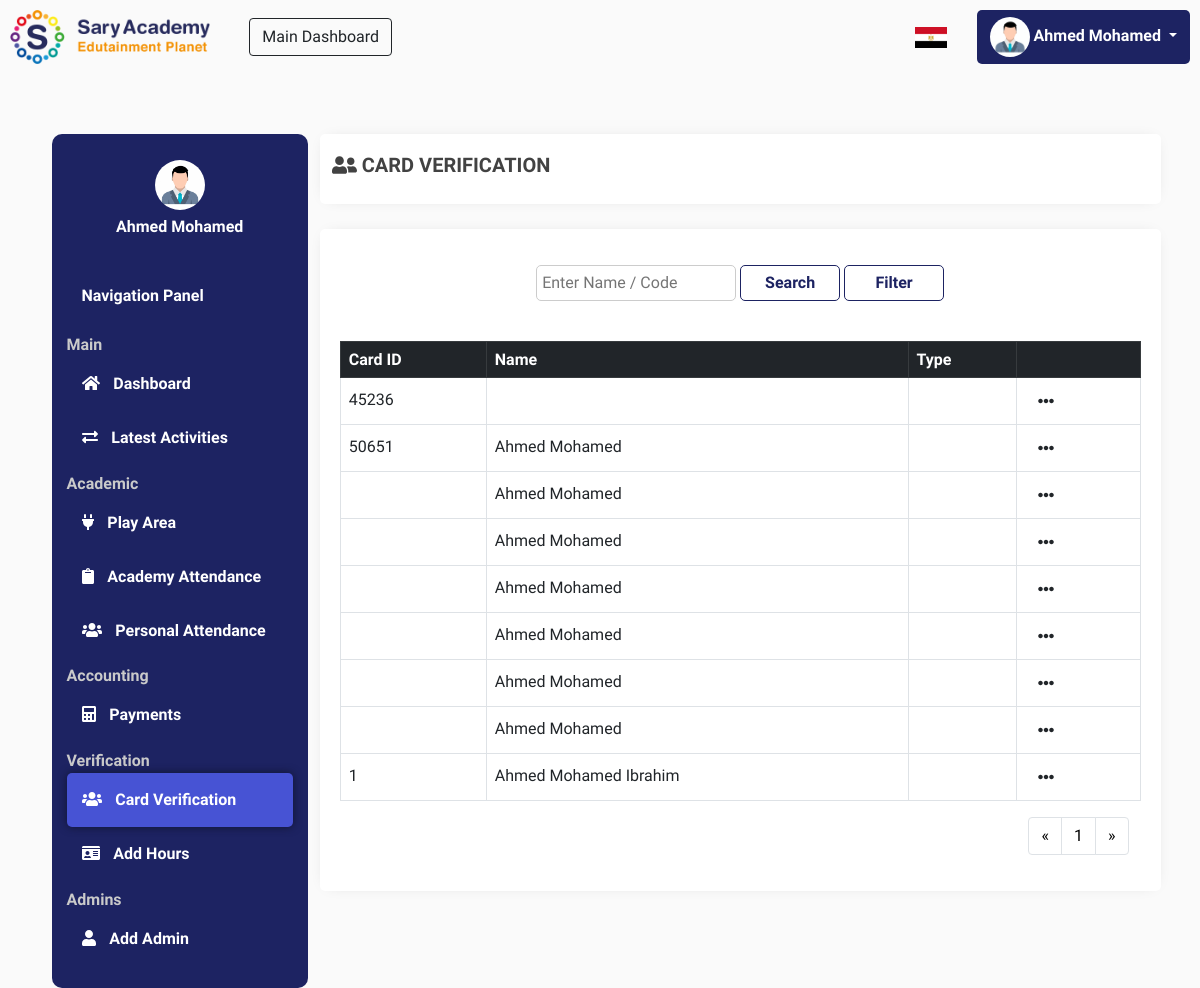
Before: /card-verification.php (signed in) with the older database file.
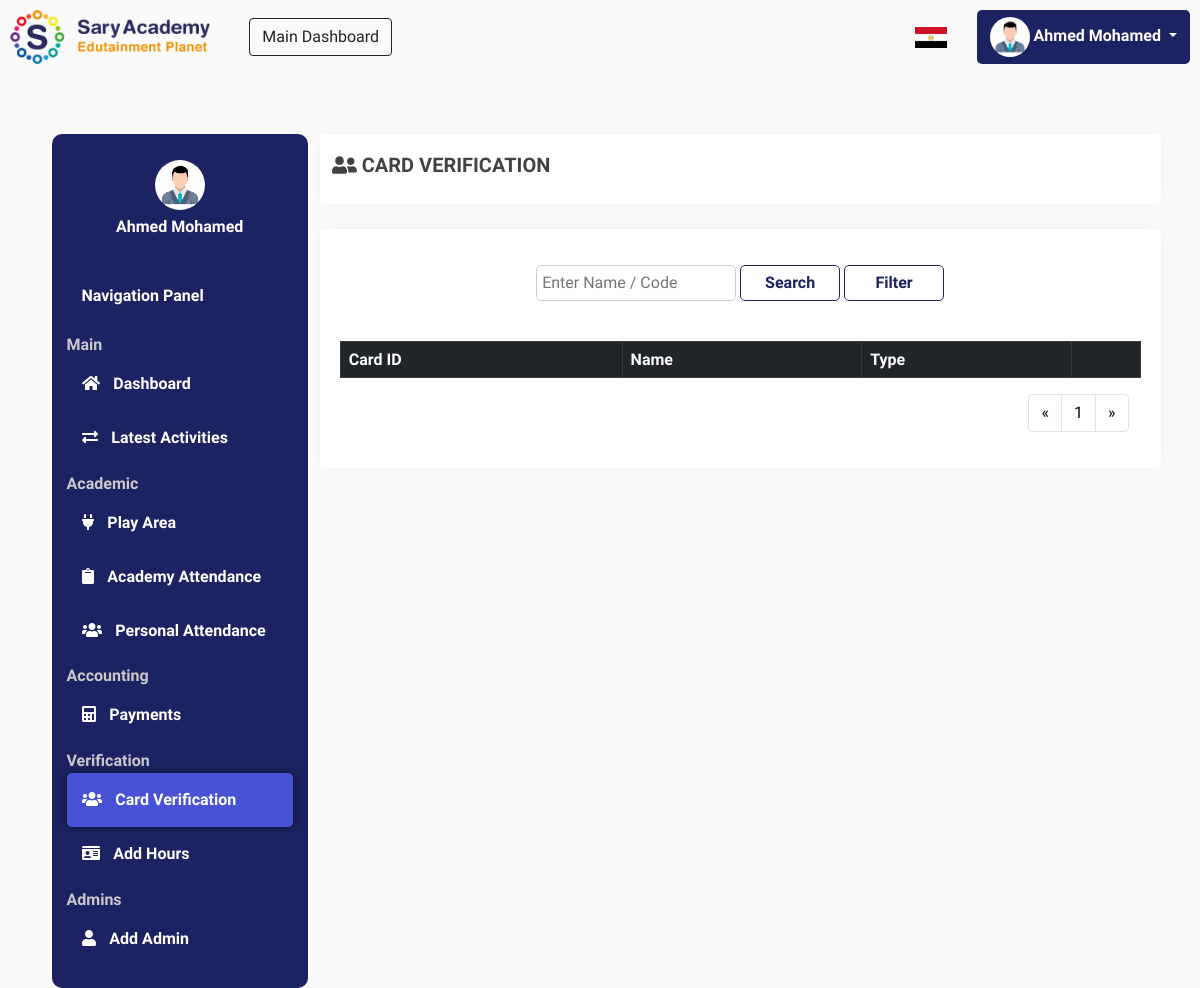
After: the same page with the newer database file.
### tables this page shows
CREATE TABLE `users` (
  `id` int(255) NOT NULL,
  `name` text NOT NULL,
  `email` text NOT NULL,
  `password` char(40) NOT NULL,
  `gender` text NOT NULL,
  `phone` text DEFAULT NULL,
  `role` text NOT NULL
);

CREATE TABLE `cards` (
  `id` int(255) NOT NULL,
  `name` text NOT NULL,
  `phone` text DEFAULT NULL,
  `birthday` text NOT NULL,
  `gender` text NOT NULL,
  `code` text NOT NULL,
  `profile_pic` varchar(255) DEFAULT NULL,
  `hours` int(255) NOT NULL
);

### card-verification.php (the view, shortened to what the changed rows need)
<html>
<head>
    <?php include('links.php'); ?>
</head>
<body style="background-color:#FAFAFA;padding:10px">
<?php include('header.php'); ?>
<div class="container" style="max-width: 95%;margin-top: 70px;">
    <div class="row">
        <div class="col-lg-3">
            <?php include('menu.php'); ?>
        </div>
        <div class="col-lg">
            <div class="row" style="background:white;padding:20px;box-shadow:0 0 15px -9px rgba(0, 0, 0, 0.25);border-radius:5px;margin-top:3%">
<?php
echo '
<table class="table table-bordered">
<thead class="table-dark">
    <tr>
        <th scope="col">Card ID</th>
        <th scope="col">Name</th>
        <th scope="col">Type</th>
        <th scope="col"></th>
    </tr>
</thead>
<tbody style="vertical-align: baseline">
';
if(isset($_GET['page'])) {
    $page_number = $_GET['page'];
} else {
    $page_number = 1;
}
$num_per_page = 10;
$from = ($page_number-1)*$num_per_page;
    if(isset($_GET['search'])) {
        $keyword_get = $_GET['search'];
        if($keyword_get == "show-all") {
            $sql = "SELECT * FROM cards ORDER BY id DESC LIMIT $from, $num_per_page";
            $query = mysqli_query($connect, $sql);
            if(mysqli_num_rows($query) > 0) {
                while($row = $query->fetch_assoc()) {
                    $id = $row['id'];
                    $code = $row['code'];
                    $name = $row['name'];
                    $profile_pic = $row['profile_pic'];
                    $hours = $row['hours'];
                    $gender = $row['gender'];
                    $birthday = $row['birthday'];
                    $phone = $row['phone'];
                    $kind = $row['kind'];
                ?>
                    <tr>
                        <td><?php echo $code ?></td>
                        <td><?php echo $name ?></td>
                        <td><?php echo $kind ?></td>
                        <td>
                        <div class="dropdown">
                        <button class="btn dropdown-toggle shadow-none options" type="button" id="dropdownMenuButton1" data-bs-toggle="dropdown" aria-expanded="false">
                            <i class="fas fa-ellipsis-h"></i>
                        </button>
                        <ul class="dropdown-menu" aria-labelledby="dropdownMenuButton1">
                            <li><input type="button" name="view" value="Profile" id="<?php echo $id ?>" class="btn btn-xs view_data dropdown-item" /></li>
                            <li><a class="dropdown-item" href="edit-profile.php?id=<?php echo $id ?>">Edit</a></li>
                            <li><a class="dropdown-item" href="delete-profile.php?id=<?php echo $id ?>">Delete</a></li>
                        </ul>
                        </div>
                        </td>
                    </tr>
            <?php
                }
            } else {
                echo "<caption>No data available</caption>";
            }
        } elseif($keyword_get == "students") {
            $sql = "SELECT * FROM cards WHERE kind = 'Students' ORDER BY id DESC LIMIT $from, $num_per_page";
            $query = mysqli_query($connect, $sql);
            if(mysqli_num_rows($query) > 0) {
                while($row = $query->fetch_assoc()) {
                    $id = $row['id'];
                    $code = $row['code'];
                    $name = $row['name'];
                    $profile_pic = $row['profile_pic'];
                    $hours = $row['hours'];
                    $gender = $row['gender'];
                    $birthday = $row['birthday'];
                    $phone = $row['phone'];
                    $kind = $row['kind'];
                ?>
                    <tr>
                        <td><?php echo $code ?></td>
                        <td><?php echo $name ?></td>
                        <td><?php echo $kind ?></td>
                        <td>
                        <div class="dropdown">
                        <button class="btn dropdown-toggle shadow-none options" type="button" id="dropdownMenuButton1" data-bs-toggle="dropdown" aria-expanded="false">
                            <i class="fas fa-ellipsis-h"></i>
                        </button>
                        <ul class="dropdown-menu" aria-labelledby="dropdownMenuButton1">
                        <li><input type="button" name="view" value="Profile" id="<?php echo $id ?>" class="btn btn-xs view_data dropdown-item" /></li>
                            <li><a class="dropdown-item" href="edit-profile.php?id=<?php echo $id ?>">Edit</a></li>
                            <li><a class="dropdown-item" href="delete-profile.php?id=<?php echo $id ?>">Delete</a></li>
                        </ul>
                        </div>
                        </td>
                    </tr>
            <?php
                }
            ?>
            <?php
            } else {
                echo "<caption>No data available</caption>";
            }
        }elseif($keyword_get == "employees"){
            $sql = "SELECT * FROM cards WHERE kind='Employee' ORDER BY id DESC LIMIT $from, $num_per_page";
            $query = mysqli_query($connect, $sql);
            if(mysqli_num_rows($query) > 0) {
                while($row = $query->fetch_assoc()) {
                    $id = $row['id'];
                    $code = $row['code'];
                    $name = $row['name'];
                    $profile_pic = $row['profile_pic'];
                    $hours = $row['hours'];
                    $gender = $row['gender'];
                    $birthday = $row['birthday'];
                    $phone = $row['phone'];
                    $kind = $row['kind'];
                ?>
                    <tr>
                        <td><?php echo $code ?></td>
                        <td><?php echo $name ?></td>
                        <td><?php echo $kind ?></td>
                        <td>
                        <div class="dropdown">
                        <button class="btn dropdown-toggle shadow-none options" type="button" id="dropdownMenuButton1" data-bs-toggle="dropdown" aria-expanded="false">
                            <i class="fas fa-ellipsis-h"></i>
                        </button>
                        <ul class="dropdown-menu" aria-labelledby="dropdownMenuButton1">
                        <li><input type="button" name="view" value="Profile" id="<?php echo $id ?>" class="btn btn-xs view_data dropdown-item" /></li>
                            <li><a class="dropdown-item" href="edit-profile.php?id=<?php echo $id ?>">Edit</a></li>
                            <li><a class="dropdown-item" href="delete-profile.php?id=<?php echo $id ?>">Delete</a></li>
                        </ul>
                        </div>
                        </td>
                    </tr>
            <?php
                }
            ?>
            <?php
            } else {
                echo "<caption>No data available</caption>";
            }
        }elseif($keyword_get == "kidsarea"){
            $sql = "SELECT * FROM cards WHERE kind='Kids Area' ORDER BY id DESC LIMIT $from, $num_per_page";
            $query = mysqli_query($connect, $sql);
            if(mysqli_num_rows($query) > 0) {
                while($row = $query->fetch_assoc()) {
                    $id = $row['id'];
                    $code = $row['code'];
                    $name = $row['name'];
                    $profile_pic = $row['profile_pic'];
                    $hours = $row['hours'];
                    $gender = $row['gender'];
                    $birthday = $row['birthday'];
                    $phone = $row['phone'];
                    $kind = $row['kind'];
                ?>
                    <tr>
                        <td><?php echo $code ?></td>
                        <td><?php echo $name ?></td>
                        <td><?php echo $kind ?></td>
                        <td>
                        <div class="dropdown">
                        <button class="btn dropdown-toggle shadow-none options" type="button" id="dropdownMenuButton1" data-bs-toggle="dropdown" aria-expanded="false">
                            <i class="fas fa-ellipsis-h"></i>
                        </button>
                        <ul class="dropdown-menu" aria-labelledby="dropdownMenuButton1">
                            <li><input type="button" name="view" value="Profile" id="<?php echo $id ?>" class="btn btn-xs view_data dropdown-item" /></li>
                            <li><a class="dropdown-item" href="edit-profile.php?id=<?php echo $id ?>">Edit</a></li>
                            <li><a class="dropdown-item" href="delete-profile.php?id=<?php echo $id ?>">Delete</a></li>
                        </ul>
                        </div>
                        </td>
                    </tr>
            <?php
                }
            } else {
                echo "<caption>No data available</caption>";
            }
        } else {
            $sql = "SELECT * FROM cards WHERE name LIKE '%$keyword_get%' OR code LIKE '%$keyword_get%' LIMIT $from, $num_per_page";
            $query = mysqli_query($connect, $sql);
            $num = mysqli_num_rows($query);
            if($num > 0) {
                while($row = $query->fetch_assoc()) {
                    $id = $row['id'];
                    $code = $row['code'];
                    $name = $row['name'];
                    $profile_pic = $row['profile_pic'];
                    $hours = $row['hours'];
                    $gender = $row['gender'];
                    $birthday = $row['birthday'];
                    $phone = $row['phone'];
                    $kind = $row['kind'];
                    ?>
                    <tr>
                        <td><?php echo $code ?></td>
                        <td><?php echo $name ?></td>
                        <td><?php echo $kind ?></td>
                        <td>
                        <div class="dropdown">
                        <button class="btn dropdown-toggle shadow-none options" type="button" id="dropdownMenuButton1" data-bs-toggle="dropdown" aria-expanded="false">
                            <i class="fas fa-ellipsis-h"></i>
                        </button>
                        <ul class="dropdown-menu" aria-labelledby="dropdownMenuButton1">
                            <li><input type="button" name="view" value="Profile" id="<?php echo $id ?>" class="btn btn-xs view_data dropdown-item" /></li>
                            <li><a class="dropdown-item" href="edit-profile.php?id=<?php echo $id ?>">Edit</a></li>
                            <li><a class="dropdown-item" href="delete-profile.php?id=<?php echo $id ?>">Delete</a></li>
                        </ul>
                        </div>
                        </td>
                    </tr>
            <?php
                }
            ?>
            <?php
            } else {
                echo '<script>alert("No match data with search")</script>';
            }
        }
    } else {
        $sql = "SELECT * FROM cards ORDER BY id DESC LIMIT $from, $num_per_page";
        $query = mysqli_query($connect, $sql);
        if(mysqli_num_rows($query) > 0) {
            while($row = $query->fetch_assoc()) {
                $code = $row['code'];
                $name = $row['name'];
                $kind = $row['kind'];
            ?>
                <tr>
                    <td><?php echo $code ?></td>
                    <td><?php echo $name ?></td>
                    <td><?php echo $kind ?></td>
                    <td>
                    <div class="dropdown">
                    <button class="btn dropdown-toggle shadow-none options" type="button" id="dropdownMenuButton1" data-bs-toggle="dropdown" aria-expanded="false">
                        <i class="fas fa-ellipsis-h"></i>
                    </button>
                    </div>
                    </td>
                </tr>
        <?php
            }
        }
    }
echo '
    </tbody>
    </table>
';
?>
    </div>
    </div>
    </div>
</div>
</body>
</html>

### header.php (shortened to what the changed rows need)
<nav style="display: block;">
        <div style="float: right;display:flex;align-items: center;gap: 30px">
        <div class="dropdown" style="box-shadow:none !important;background:#1D2362;border-radius: 5px;">
        <button class="btn dropdown-toggle shadow-none" type="button" id="dropdownMenuButton1" data-bs-toggle="dropdown" aria-expanded="false" style="color:white;font-weight:bold;">
            <img src="pics/placeholder.jpg" style="max-width: 40px;border-radius: 50%;">
<?php
$email = $_SESSION['email'];
$sql = "SELECT * FROM users WHERE email = '$email'";
$query = mysqli_query($connect, $sql);
while($row = mysqli_fetch_assoc($query)) {
    $name = $row['name'];
    echo "$name";
}
?>
        </button>
        </div>
        </div>
</nav>

### menu.php (shortened to what the changed rows need)
<div class="menu-dashboard">
    <div class="menu-container">
        <img src="pics/placeholder.jpg" style="max-width: 50px;border-radius: 50%;margin-left: auto;margin-right: auto;display: block;">
        <span style="text-align: center;color:white;display:block;font-weight:bold;margin-top:2%"><?php
        $email = $_SESSION['email'];
        $sql = "SELECT * FROM users WHERE email = '$email'";
        $query = mysqli_query($connect, $sql);
        while($row = mysqli_fetch_assoc($query)) {
            $name = $row['name'];
            $per_two = $row['per_two'];
            echo "$name";
        }
        ?></span>
        <div class="menu-links">
            <span style="color: white;font-weight:bold;padding:15px;margin-bottom:10px;display:block">Navigation Panel</span>
            <div class="group">
            </div>
            <div class="group">
            </div>
            <?php
                if($per_two !==""){
                    $current_month = date('M');
                    echo '
                    <div class="group">
                    <span>Accounting</span>
                    <a href="accounting.php?month='.$current_month.'"><button class="menu-link accounting-menu"><i class="fas fa-calculator" style="margin-right: 5%;"></i> Payments</button></a>
                    </div>
                    ';
                }
            ?>
            <div class="group">
            </div>
            <div class="group">
            </div>
        </div>
    </div>
</div>

Changed rows visible on the page:
removed cards: code "45236"
removed cards: code "50651", name "Ahmed Mohamed"
removed cards: name "Ahmed Mohamed"
removed cards: name "Ahmed Mohamed"
removed cards: name "Ahmed Mohamed"
removed cards: name "Ahmed Mohamed"
removed cards: name "Ahmed Mohamed"
removed cards: name "Ahmed Mohamed"
removed cards: code "1", name "Ahmed Mohamed Ibrahim"
